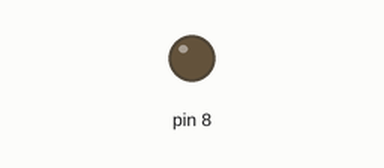
A sketch run on a simulated Arduino Uno, built with avr-gcc and run on an emulated ATmega328P. Shown: output pins drawn as LEDs (lit = HIGH).

Above: at 0.42 s.
At 39.5 s:
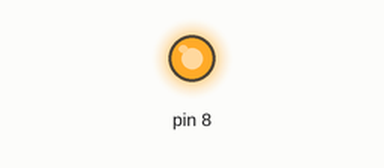
Timing chart, 0 to 40.0 s (numbered marks = the images above):
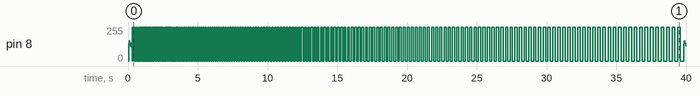

The sketch:

Light_Attempt_2.ino
```cpp
void setup() {
  //sets up a didgatal pin to be used
  //as output, in this case to blink a LED
pinMode(8,OUTPUT);

}

void loop() {
  for(int i = 0; i < 200; i++){
  digitalWrite(8, HIGH);

  delay(i);
 //turns the LED off
  digitalWrite(8,LOW);
  delay(i);//waits a second
  }

}
```
